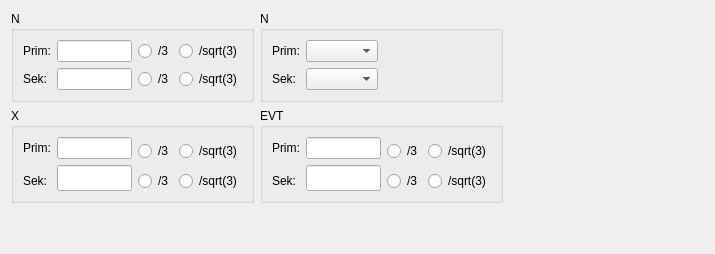
       <widget class="QWidget" name="RatioTabPage">
        <attribute name="title">
         <string>Teilerverhältnisse</string>
        </attribute>
        <layout class="QGridLayout">
         <item row="0" column="0">
          <widget class="QGroupBox" name="NTRatioGroupBox">
           <property name="sizePolicy">
            <sizepolicy hsizetype="Preferred" vsizetype="Minimum">
             <horstretch>0</horstretch>
             <verstretch>0</verstretch>
            </sizepolicy>
           </property>
           <property name="title">
            <string>N</string>
           </property>
           <layout class="QGridLayout">
            <item row="1" column="1">
             <widget class="QLineEdit" name="RatioSekNLineEdit">
              <property name="sizePolicy">
               <sizepolicy hsizetype="MinimumExpanding" vsizetype="Fixed">
                <horstretch>0</horstretch>
                <verstretch>0</verstretch>
               </sizepolicy>
              </property>
              <property name="maximumSize">
               <size>
                <width>75</width>
                <height>32767</height>
               </size>
              </property>
              <property name="maxLength">
               <number>9</number>
              </property>
             </widget>
            </item>
            <item row="0" column="1">
             <widget class="QLineEdit" name="RatioPrimNLineEdit">
              <property name="sizePolicy">
               <sizepolicy hsizetype="MinimumExpanding" vsizetype="Fixed">
                <horstretch>0</horstretch>
                <verstretch>0</verstretch>
               </sizepolicy>
              </property>
              <property name="maximumSize">
               <size>
                <width>75</width>
                <height>32767</height>
               </size>
              </property>
              <property name="maxLength">
               <number>9</number>
              </property>
             </widget>
            </item>
            <item row="0" column="0">
             <widget class="QLabel" name="RatioPrimXLabel_2">
              <property name="sizePolicy">
               <sizepolicy hsizetype="Preferred" vsizetype="Fixed">
                <horstretch>0</horstretch>
                <verstretch>0</verstretch>
               </sizepolicy>
              </property>
              <property name="text">
               <string>Prim:</string>
              </property>
              <property name="wordWrap">
               <bool>false</bool>
              </property>
             </widget>
            </item>
            <item row="1" column="0">
             <widget class="QLabel" name="RatioSekXLabel_2">
              <property name="sizePolicy">
               <sizepolicy hsizetype="Preferred" vsizetype="Fixed">
                <horstretch>0</horstretch>
                <verstretch>0</verstretch>
               </sizepolicy>
              </property>
              <property name="text">
               <string>Sek:</string>
              </property>
              <property name="wordWrap">
               <bool>false</bool>
              </property>
             </widget>
            </item>
            <item row="0" column="2">
             <widget class="QRadioButton" name="nPrim_3radioButton">
              <property name="text">
               <string>/3</string>
              </property>
              <property name="autoExclusive">
               <bool>false</bool>
              </property>
             </widget>
            </item>
            <item row="1" column="2">
             <widget class="QRadioButton" name="nSek_3radioButton">
              <property name="text">
               <string>/3</string>
              </property>
              <property name="autoExclusive">
               <bool>false</bool>
              </property>
             </widget>
            </item>
            <item row="0" column="3">
             <widget class="QRadioButton" name="nPrim_w3radioButton">
              <property name="text">
               <string>/sqrt(3)</string>
              </property>
              <property name="autoExclusive">
               <bool>false</bool>
              </property>
             </widget>
            </item>
            <item row="1" column="3">
             <widget class="QRadioButton" name="nSek_w3radioButton">
              <property name="text">
               <string>/sqrt(3)</string>
              </property>
              <property name="autoExclusive">
               <bool>false</bool>
              </property>
             </widget>
            </item>
           </layout>
          </widget>
         </item>
         <item row="1" column="0">
          <widget class="QGroupBox" name="XTRatioGroupBox">
           <property name="enabled">
            <bool>true</bool>
           </property>
           <property name="sizePolicy">
            <sizepolicy hsizetype="Preferred" vsizetype="Minimum">
             <horstretch>0</horstretch>
             <verstretch>0</verstretch>
            </sizepolicy>
           </property>
           <property name="title">
            <string>X</string>
           </property>
           <layout class="QGridLayout">
            <item row="1" column="1" rowspan="2">
             <widget class="QLineEdit" name="RatioSekXLineEdit">
              <property name="sizePolicy">
               <sizepolicy hsizetype="MinimumExpanding" vsizetype="Fixed">
                <horstretch>0</horstretch>
                <verstretch>0</verstretch>
               </sizepolicy>
              </property>
              <property name="maximumSize">
               <size>
                <width>75</width>
                <height>26</height>
               </size>
              </property>
              <property name="maxLength">
               <number>9</number>
              </property>
             </widget>
            </item>
            <item row="2" column="0">
             <widget class="QLabel" name="RatioSekXLabel">
              <property name="sizePolicy">
               <sizepolicy hsizetype="Preferred" vsizetype="Fixed">
                <horstretch>0</horstretch>
                <verstretch>0</verstretch>
               </sizepolicy>
              </property>
              <property name="text">
               <string>Sek:</string>
              </property>
              <property name="wordWrap">
               <bool>false</bool>
              </property>
             </widget>
            </item>
            <item row="0" column="1">
             <widget class="QLineEdit" name="RatioPrimXLineEdit">
              <property name="enabled">
               <bool>true</bool>
              </property>
              <property name="sizePolicy">
               <sizepolicy hsizetype="MinimumExpanding" vsizetype="Fixed">
                <horstretch>0</horstretch>
                <verstretch>0</verstretch>
               </sizepolicy>
              </property>
              <property name="maximumSize">
               <size>
                <width>75</width>
                <height>32767</height>
               </size>
              </property>
              <property name="maxLength">
               <number>9</number>
              </property>
             </widget>
            </item>
            <item row="0" column="0">
             <widget class="QLabel" name="RatioPrimXLabel">
              <property name="sizePolicy">
               <sizepolicy hsizetype="Preferred" vsizetype="Fixed">
                <horstretch>0</horstretch>
                <verstretch>0</verstretch>
               </sizepolicy>
              </property>
              <property name="text">
               <string>Prim:</string>
              </property>
              <property name="wordWrap">
               <bool>false</bool>
              </property>
             </widget>
            </item>
            <item row="0" column="2" rowspan="2">
             <widget class="QRadioButton" name="xPrim_3radioButton">
              <property name="text">
               <string>/3</string>
              </property>
              <property name="autoExclusive">
               <bool>false</bool>
              </property>
             </widget>
            </item>
            <item row="2" column="2">
             <widget class="QRadioButton" name="xSek_3radioButton">
              <property name="text">
               <string>/3</string>
              </property>
              <property name="autoExclusive">
               <bool>false</bool>
              </property>
             </widget>
            </item>
            <item row="0" column="3" rowspan="2">
             <widget class="QRadioButton" name="xPrim_w3radioButton">
              <property name="text">
               <string>/sqrt(3)</string>
              </property>
              <property name="autoExclusive">
               <bool>false</bool>
              </property>
             </widget>
            </item>
            <item row="2" column="3">
             <widget class="QRadioButton" name="xSek_w3radioButton">
              <property name="text">
               <string>/sqrt(3)</string>
              </property>
              <property name="autoExclusive">
               <bool>false</bool>
              </property>
             </widget>
            </item>
           </layout>
          </widget>
         </item>
         <item row="1" column="2">
          <spacer name="spacer44">
           <property name="orientation">
            <enum>Qt::Orientation::Horizontal</enum>
           </property>
           <property name="sizeType">
            <enum>QSizePolicy::Policy::Expanding</enum>
           </property>
           <property name="sizeHint" stdset="0">
            <size>
             <width>201</width>
             <height>20</height>
            </size>
           </property>
          </spacer>
         </item>
         <item row="1" column="1">
          <widget class="QGroupBox" name="EVTratioGroupBox">
           <property name="enabled">
            <bool>true</bool>
           </property>
           <property name="sizePolicy">
            <sizepolicy hsizetype="Preferred" vsizetype="Minimum">
             <horstretch>0</horstretch>
             <verstretch>0</verstretch>
            </sizepolicy>
           </property>
           <property name="title">
            <string>EVT</string>
           </property>
           <layout class="QGridLayout">
            <item row="1" column="1" rowspan="2">
             <widget class="QLineEdit" name="RatioSekEVTLineEdit">
              <property name="sizePolicy">
               <sizepolicy hsizetype="MinimumExpanding" vsizetype="Fixed">
                <horstretch>0</horstretch>
                <verstretch>0</verstretch>
               </sizepolicy>
              </property>
              <property name="maximumSize">
               <size>
                <width>75</width>
                <height>26</height>
               </size>
              </property>
              <property name="maxLength">
               <number>9</number>
              </property>
             </widget>
            </item>
            <item row="2" column="0">
             <widget class="QLabel" name="RatioSekXLabel_3">
              <property name="sizePolicy">
               <sizepolicy hsizetype="Preferred" vsizetype="Fixed">
                <horstretch>0</horstretch>
                <verstretch>0</verstretch>
               </sizepolicy>
              </property>
              <property name="text">
               <string>Sek:</string>
              </property>
              <property name="wordWrap">
               <bool>false</bool>
              </property>
             </widget>
            </item>
            <item row="0" column="1">
             <widget class="QLineEdit" name="RatioPrimEVTLineEdit">
              <property name="enabled">
               <bool>true</bool>
              </property>
              <property name="sizePolicy">
               <sizepolicy hsizetype="MinimumExpanding" vsizetype="Fixed">
                <horstretch>0</horstretch>
                <verstretch>0</verstretch>
               </sizepolicy>
              </property>
              <property name="maximumSize">
               <size>
                <width>75</width>
                <height>26</height>
               </size>
              </property>
              <property name="maxLength">
               <number>9</number>
              </property>
             </widget>
            </item>
            <item row="0" column="0">
             <widget class="QLabel" name="RatioPrimXLabel_3">
              <property name="sizePolicy">
               <sizepolicy hsizetype="Preferred" vsizetype="Fixed">
                <horstretch>0</horstretch>
                <verstretch>0</verstretch>
               </sizepolicy>
              </property>
              <property name="text">
               <string>Prim:</string>
              </property>
              <property name="wordWrap">
               <bool>false</bool>
              </property>
             </widget>
            </item>
            <item row="0" column="2" rowspan="2">
             <widget class="QRadioButton" name="evtPrim_3radioButton">
              <property name="text">
               <string>/3</string>
              </property>
              <property name="autoExclusive">
               <bool>false</bool>
              </property>
             </widget>
            </item>
            <item row="2" column="2">
             <widget class="QRadioButton" name="evtSek_3radioButton">
              <property name="text">
               <string>/3</string>
              </property>
              <property name="autoExclusive">
               <bool>false</bool>
              </property>
             </widget>
            </item>
            <item row="0" column="3" rowspan="2">
             <widget class="QRadioButton" name="evtPrim_w3radioButton">
              <property name="text">
               <string>/sqrt(3)</string>
              </property>
              <property name="autoExclusive">
               <bool>false</bool>
              </property>
             </widget>
            </item>
            <item row="2" column="3">
             <widget class="QRadioButton" name="evtSek_w3radioButton">
              <property name="text">
               <string>/sqrt(3)</string>
              </property>
              <property name="autoExclusive">
               <bool>false</bool>
              </property>
             </widget>
            </item>
           </layout>
          </widget>
         </item>
         <item row="0" column="2">
          <spacer name="spacer43">
           <property name="orientation">
            <enum>Qt::Orientation::Horizontal</enum>
           </property>
           <property name="sizeType">
            <enum>QSizePolicy::Policy::Expanding</enum>
           </property>
           <property name="sizeHint" stdset="0">
            <size>
             <width>201</width>
             <height>20</height>
            </size>
           </property>
          </spacer>
         </item>
         <item row="0" column="1">
          <widget class="QGroupBox" name="NTRatioGroupBox2">
           <property name="sizePolicy">
            <sizepolicy hsizetype="Preferred" vsizetype="Minimum">
             <horstretch>0</horstretch>
             <verstretch>0</verstretch>
            </sizepolicy>
           </property>
           <property name="title">
            <string>N</string>
           </property>
           <layout class="QGridLayout">
            <item row="1" column="1">
             <widget class="QComboBox" name="RatioNSekComboBox">
              <property name="sizePolicy">
               <sizepolicy hsizetype="Preferred" vsizetype="Fixed">
                <horstretch>0</horstretch>
                <verstretch>0</verstretch>
               </sizepolicy>
              </property>
              <property name="currentIndex">
               <number>-1</number>
              </property>
             </widget>
            </item>
            <item row="1" column="0">
             <widget class="QLabel" name="RatioSekNLabel">
              <property name="sizePolicy">
               <sizepolicy hsizetype="Preferred" vsizetype="Fixed">
                <horstretch>0</horstretch>
                <verstretch>0</verstretch>
               </sizepolicy>
              </property>
              <property name="text">
               <string>Sek:</string>
              </property>
              <property name="wordWrap">
               <bool>false</bool>
              </property>
             </widget>
            </item>
            <item row="0" column="1">
             <widget class="QComboBox" name="RatioNPrimComboBox">
              <property name="sizePolicy">
               <sizepolicy hsizetype="Preferred" vsizetype="Fixed">
                <horstretch>0</horstretch>
                <verstretch>0</verstretch>
               </sizepolicy>
              </property>
             </widget>
            </item>
            <item row="1" column="2">
             <spacer name="spacer22">
              <property name="orientation">
               <enum>Qt::Orientation::Horizontal</enum>
              </property>
              <property name="sizeType">
               <enum>QSizePolicy::Policy::Expanding</enum>
              </property>
              <property name="sizeHint" stdset="0">
               <size>
                <width>40</width>
                <height>20</height>
               </size>
              </property>
             </spacer>
            </item>
            <item row="0" column="2">
             <spacer name="spacer21">
              <property name="orientation">
               <enum>Qt::Orientation::Horizontal</enum>
              </property>
              <property name="sizeType">
               <enum>QSizePolicy::Policy::Expanding</enum>
              </property>
              <property name="sizeHint" stdset="0">
               <size>
                <width>40</width>
                <height>20</height>
               </size>
              </property>
             </spacer>
            </item>
            <item row="0" column="0">
             <widget class="QLabel" name="RatioPrimNLabel">
              <property name="sizePolicy">
               <sizepolicy hsizetype="Preferred" vsizetype="Fixed">
                <horstretch>0</horstretch>
                <verstretch>0</verstretch>
               </sizepolicy>
              </property>
              <property name="text">
               <string>Prim:</string>
              </property>
              <property name="wordWrap">
               <bool>false</bool>
              </property>
             </widget>
            </item>
           </layout>
          </widget>
         </item>
         <item row="2" column="0">
          <spacer name="verticalSpacer_3">
           <property name="orientation">
            <enum>Qt::Orientation::Vertical</enum>
           </property>
           <property name="sizeHint" stdset="0">
            <size>
             <width>20</width>
             <height>40</height>
            </size>
           </property>
          </spacer>
         </item>
        </layout>
       </widget>
